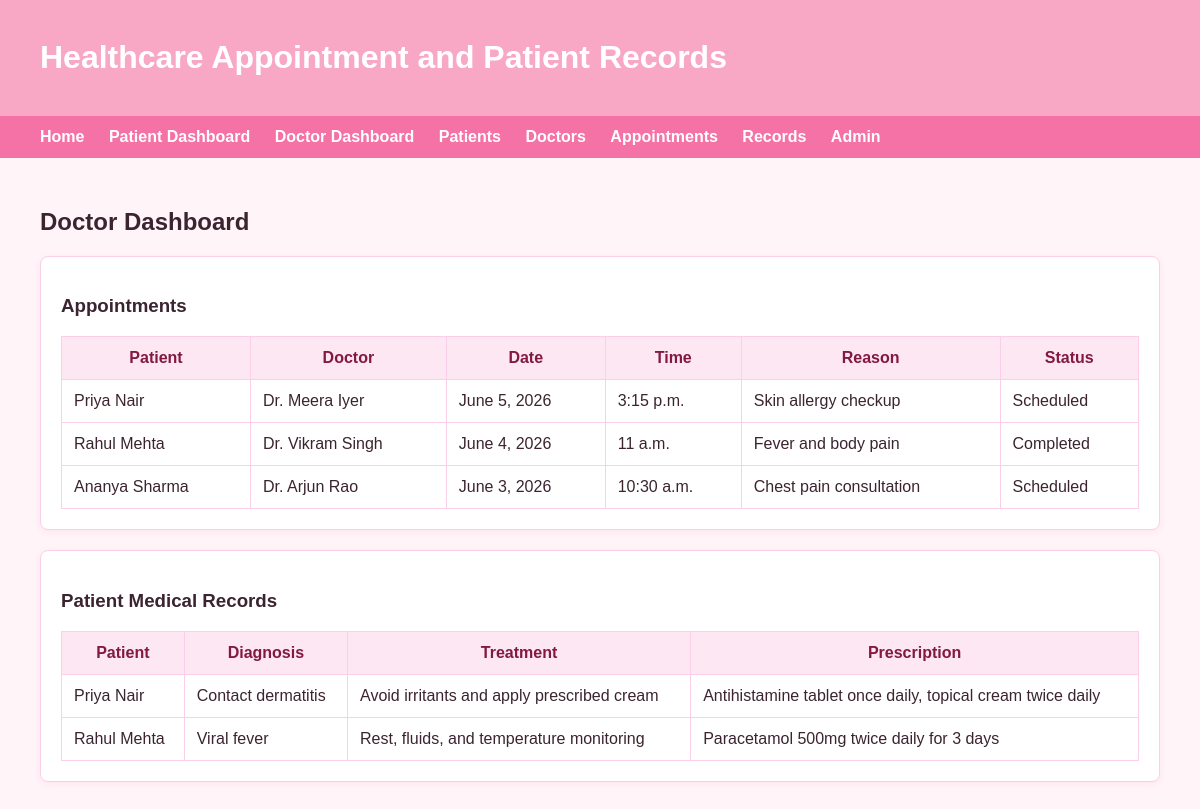
Screenshot of /doctor-dashboard/ with the database file from the repository.
### hospital/models.py (models this page shows, shortened)
class Appointment(models.Model):
    STATUS_CHOICES = [
        ('Scheduled', 'Scheduled'),
        ('Completed', 'Completed'),
        ('Cancelled', 'Cancelled'),
    ]
    patient = models.ForeignKey(Patient, on_delete=models.CASCADE)
    doctor = models.ForeignKey(Doctor, on_delete=models.CASCADE)
    appointment_date = models.DateField()
    appointment_time = models.TimeField()
    reason = models.TextField()
    status = models.CharField(max_length=20, choices=STATUS_CHOICES, default='Scheduled')

class Patient(models.Model):
    name = models.CharField(max_length=100)
    age = models.PositiveIntegerField()
    gender = models.CharField(max_length=20)
    phone = models.CharField(max_length=15)
    email = models.EmailField(blank=True)
    address = models.TextField()
    blood_group = models.CharField(max_length=10, blank=True)

class Doctor(models.Model):
    name = models.CharField(max_length=100)
    specialization = models.CharField(max_length=100)
    phone = models.CharField(max_length=15)
    email = models.EmailField(blank=True)
    experience = models.PositiveIntegerField(default=0)
    available_days = models.CharField(max_length=100, default="Monday to Friday")

class PatientRecord(models.Model):
    patient = models.ForeignKey(Patient, on_delete=models.CASCADE)
    doctor = models.ForeignKey(Doctor, on_delete=models.SET_NULL, null=True, blank=True)
    diagnosis = models.TextField()
    treatment = models.TextField(blank=True)
    prescription = models.TextField()
    visit_date = models.DateField()
    notes = models.TextField(blank=True)

### hospital/views.py (the view)
# urls.py: path('doctor-dashboard/', views.doctor_dashboard, name='doctor_dashboard'),
def doctor_dashboard(request):
    doctors = Doctor.objects.all()
    appointments = Appointment.objects.all().order_by('-appointment_date')
    records = PatientRecord.objects.all().order_by('-visit_date')
    return render(request, 'hospital/doctor_dashboard.html', {
        'doctors': doctors,
        'appointments': appointments,
        'records': records,
    })

### hospital/templates/hospital/doctor_dashboard.html
{% extends 'hospital/base.html' %}
{% block content %}
<h2>Doctor Dashboard</h2>
<div class="card">
    <h3>Appointments</h3>
    <table>
        <tr>
            <th>Patient</th>
            <th>Doctor</th>
            <th>Date</th>
            <th>Time</th>
            <th>Reason</th>
            <th>Status</th>
        </tr>
        {% for appointment in appointments %}
        <tr>
            <td>{{ appointment.patient.name }}</td>
            <td>Dr. {{ appointment.doctor.name }}</td>
            <td>{{ appointment.appointment_date }}</td>
            <td>{{ appointment.appointment_time }}</td>
            <td>{{ appointment.reason }}</td>
            <td>{{ appointment.status }}</td>
        </tr>
        {% empty %}
        <tr>
            <td colspan="6">No appointments found.</td>
        </tr>
        {% endfor %}
    </table>
</div>
<div class="card">
    <h3>Patient Medical Records</h3>
    <table>
        <tr>
            <th>Patient</th>
            <th>Diagnosis</th>
            <th>Treatment</th>
            <th>Prescription</th>
        </tr>
        {% for record in records %}
        <tr>
            <td>{{ record.patient.name }}</td>
            <td>{{ record.diagnosis }}</td>
            <td>{{ record.treatment }}</td>
            <td>{{ record.prescription }}</td>
        </tr>
        {% empty %}
        <tr>
            <td colspan="4">No records found.</td>
        </tr>
        {% endfor %}
    </table>
</div>
{% endblock %}

### hospital/templates/hospital/base.html (style rules this page uses)
body { font-family: Arial, sans-serif; margin: 0; background: #fff5f8; color: #3b2430; }
.card { background: white; padding: 20px; margin-bottom: 20px; border-radius: 8px; border: 1px solid #fbcfe8; box-shadow: 0 2px 8px rgba(244, 114, 166, 0.12); }
table { width: 100%; background: white; border-collapse: collapse; }
th, td { padding: 12px; border: 1px solid #fbcfe8; }
th { background: #fce7f3; color: #831843; }

### rows the page displays
Appointment: patient.name "Priya Nair", doctor.name "Meera Iyer", appointment_date "June 5, 2026", appointment_time "3:15 p.m.", reason "Skin allergy checkup", status "Scheduled"
Appointment: patient.name "Rahul Mehta", doctor.name "Vikram Singh", appointment_date "June 4, 2026", appointment_time "11 a.m.", reason "Fever and body pain", status "Completed"
Appointment: patient.name "Ananya Sharma", doctor.name "Arjun Rao", appointment_date "June 3, 2026", appointment_time "10:30 a.m.", reason "Chest pain consultation", status "Scheduled"
PatientRecord: patient.name "Priya Nair", diagnosis "Contact dermatitis", treatment "Avoid irritants and apply prescribed cream", prescription "Antihistamine tablet once daily, topical cream twice daily"
PatientRecord: patient.name "Rahul Mehta", diagnosis "Viral fever", treatment "Rest, fluids, and temperature monitoring", prescription "Paracetamol 500mg twice daily for 3 days"
